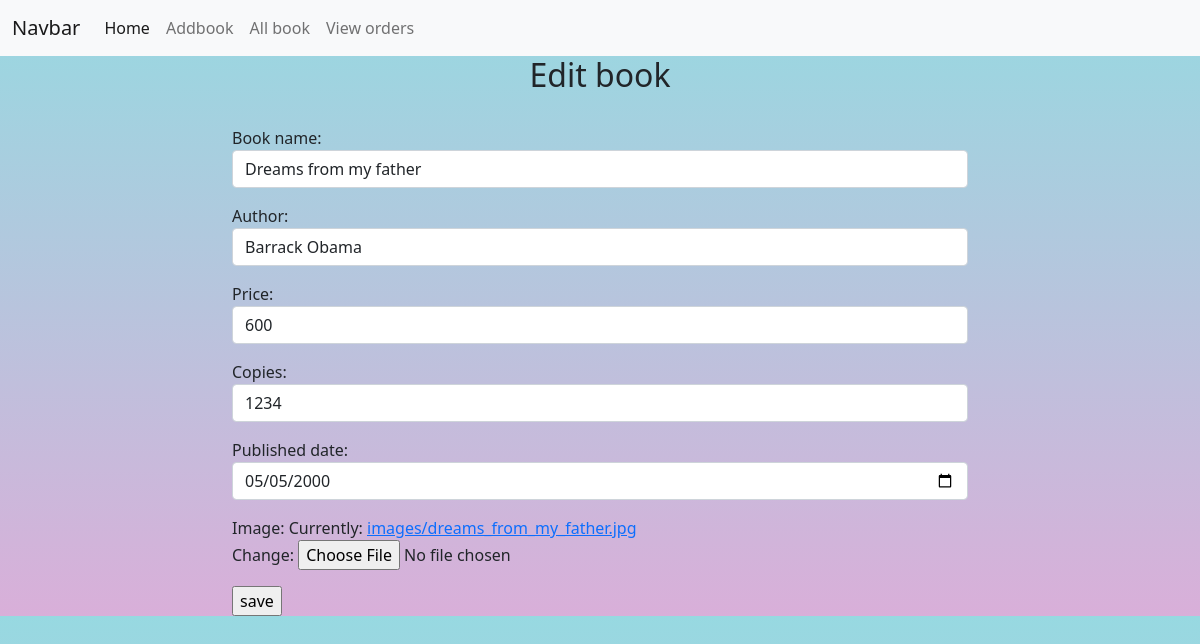
Page /owner/books/all/17 on the committed database.
### owner/models.py (models this page shows, shortened)
class Books(models.Model):
    book_name = models.CharField(max_length=120, unique=True)
    author = models.CharField(max_length=100)
    price = models.PositiveIntegerField()
    copies = models.PositiveIntegerField()
    published_date = models.DateField(null=True)
    image = models.ImageField(upload_to="images", null=True)

### owner/views.py (the view, shortened to what this page needs)
# urls.py: path("books/all/<int:id>", views.BookEditView.as_view(), name="bookedit"),
class BookEditView(UpdateView):
    model = Books
    template_name = 'bookedit.html'
    form_class = BookForm
    pk_url_kwarg = 'id'
    success_url = reverse_lazy('booklist')

### owner/forms.py (shortened to what this page needs)
class BookForm(ModelForm):
    class Meta:
        model = Books
        fields = "__all__"
        widgets = {
            "book_name": forms.TextInput(attrs={"class": "form-control"}),
            "author": forms.TextInput(attrs={"class": "form-control"}),
            "price": forms.NumberInput(attrs={"class": "form-control"}),
            "copies": forms.NumberInput(attrs={"class": "form-control"}),
            "published_date": forms.DateInput(attrs={"class": "form-control","type":"date"}),
        }

### owner/templates/bookedit.html (shortened to what this page needs)
{%extends 'base.html'%}
{%block body_block%}
 <h2 style="text-align:center;">Edit book</h2> <br>
     <div class="row">
         <div class="col-2">  </div>
         <div class="col-8">
             <form action="" method="post" enctype="multipart/form-data">
                 {{form.as_p}}
                 <input type="submit" value="save" name="" id="">
             </form>
         </div>
         <div class="col-2">  </div>
     </div>
{%endblock%}

### owner/static/css/style.css (style rules this page uses)
body { background-color: #D9AFD8; background-image: linear-gradient(0deg, #D9AFD9 0%, #97D9E1 100%); }

### rows in the picture
Books: book_name "Dreams from my father", author "Barrack Obama", price "600", copies "1234", published_date "05/05/2000"
